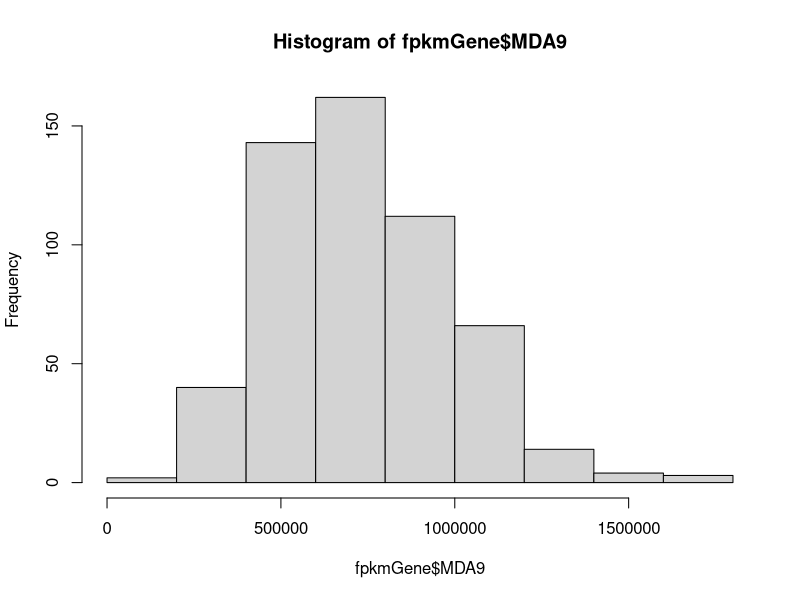
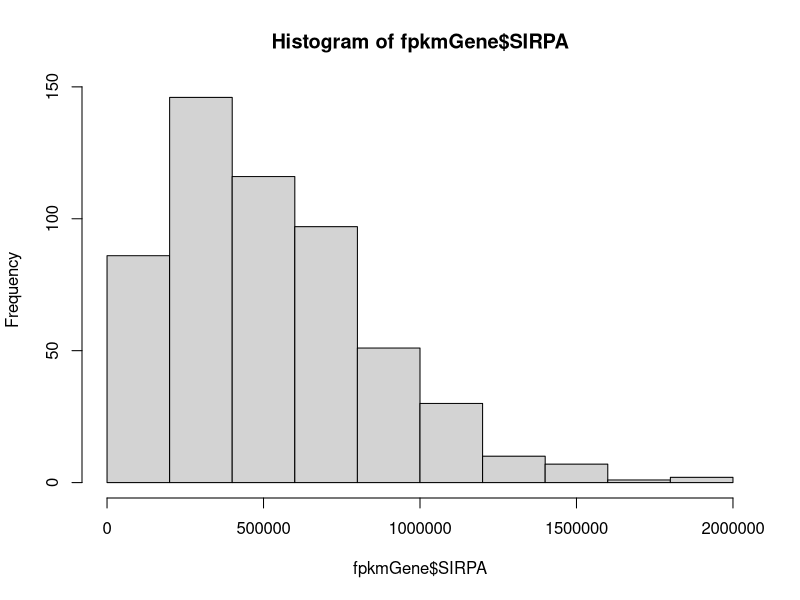
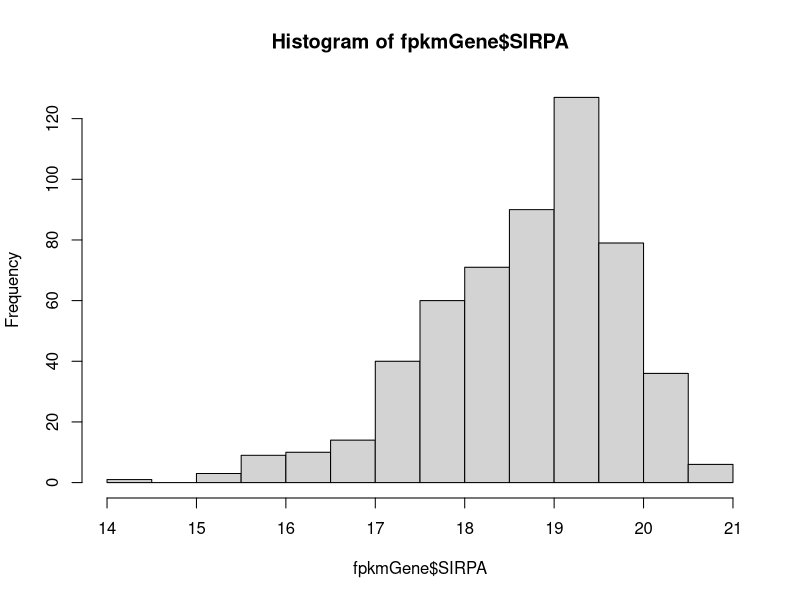
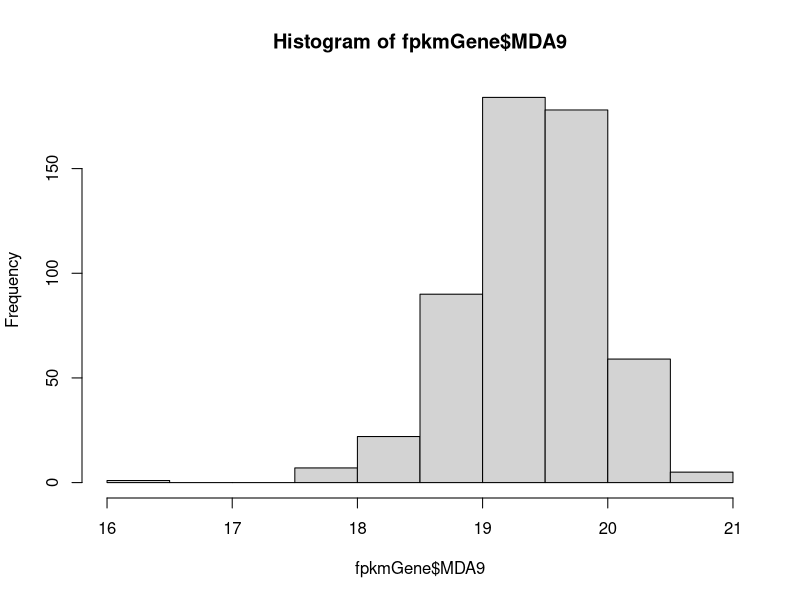
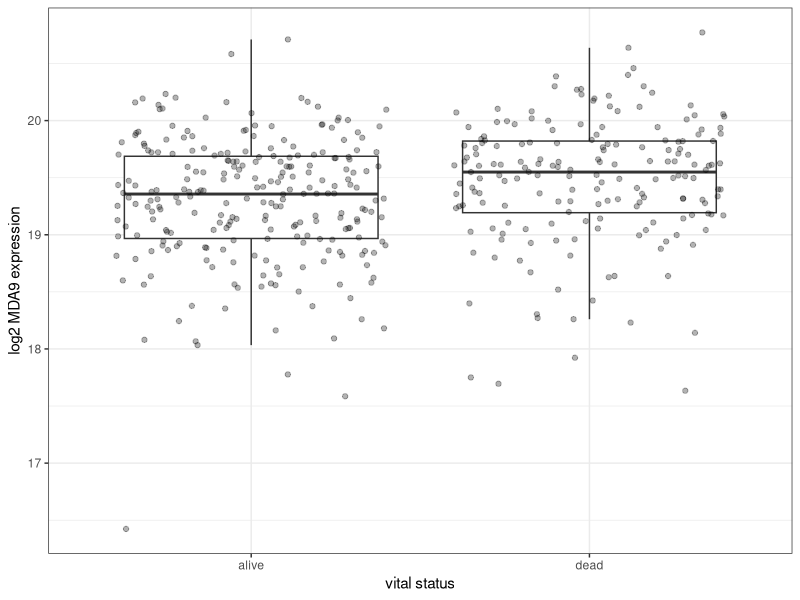

Generate these figures, in order, with R: (Note: this script raises an error after producing the figures.)
#### head and neck expression analysis ####

# load packages
library(dplyr)
library(ggplot2)
library(survminer)
library(survival)
library(viridis)

#### data pre-processing ####

# read in saved data
fpkmGene <- read.table("targetGeneHNSCC.csv")
# see all metadata
colnames(fpkmGene)
# view untransformed distribution
hist(fpkmGene$MDA9) # very slightly left skewed
hist(fpkmGene$SIRPA) # slightly left skewed
# save untransformed data
fpkmGeneNolog <- fpkmGene

# log transform genes
fpkmGene[1:12] <- fpkmGene[1:12] + 1 # add one pseudo count to all counts to remove zeros
fpkmGene[1:12] <- log2(fpkmGene[1:12]) # apply log2 transformation
hist(fpkmGene$SIRPA) 
hist(fpkmGene$MDA9) 

# assessing clinical data
table(fpkmGene$shortLetterCode) # 44 NT, 2 TM, 500 TP
table(fpkmGene$race) # 49 AA, 468 white
table(fpkmGene$ethnicity) # 27 HIS, 480 not (some overlap with AA?)

# extract tumor data
tum <- fpkmGene %>%
  filter(shortLetterCode == "TP")
# extracting AA and white who are not HIS
BW_nonhis <- tum %>%
  filter(race == "white" | race == "black or african american") %>%
  filter(ethnicity == "not hispanic or latino")
# extracting whites with known HIS
his_nonhis <- tum %>%
  filter(race == "white") %>%
  filter(ethnicity == "hispanic or latino" | ethnicity == "not hispanic or latino") 

#### MDA-9/Syntenin ####

## high expression in AA is correlated with poor outcome when compared to non-hispanic whites
## compare vital status based on MDA9
t.test(MDA9 ~ vital_status, data=BW_nonhis) # 0.001108
ggplot(BW_nonhis, aes(vital_status, MDA9)) + 
  ylab("log2 MDA9 expression") +
  xlab("vital status") +
  geom_boxplot(outlier.shape = NA) +
  geom_jitter(alpha = 0.3) +
  theme_bw() 
#ggsave("figures/MDA9BW_nonhis_vital_.jpg")

# KM from TCGA biolinks
#TCGAbiolinks::TCGAanalyze_SurvivalKM()

## kaplan meier: days to last followup, comparing AA and CA
# remove missing data 
BW_nonhis_follow <- BW_nonhis %>%
  filter(!is.na(days_to_last_follow_up)) 
BW_nonhis_follow <- BW_nonhis_follow %>% 
  mutate(vital = (as.numeric(vital_status)) - 1)
# fit model
BW_nonhis_follow_fit <- survfit(Surv(days_to_last_follow_up, 
                    vital) ~ race, 
               data = BW_nonhis_follow)
ggsurvplot(BW_nonhis_follow_fit, data = BW_nonhis_follow, 
           risk.table = TRUE,
           pval = TRUE,
           pval.method = TRUE,
           pval.coord = c(1600, 0.8),
           pval.method.coord = c(1600, 0.9),
           conf.int = TRUE,
           xlim = c(0, 2000),
           break.time.by = 500,
           ggtheme = theme_minimal(),
           risk.table.y.text.col = T,
           risk.table.y.text = FALSE)

## kaplan meier: days to death, comparing AA and CA (better than days to last followup)
# remove missing data 
BW_nonhis_death <- BW_nonhis %>%
  filter(!is.na(days_to_death)) 
BW_nonhis_death <- BW_nonhis_death %>% 
  mutate(vital = (as.numeric(vital_status)) - 1)
# fit model
BW_nonhis_death_fit <- survfit(Surv(days_to_death, 
                         vital) ~ race, 
                    data = BW_nonhis_death)
ggsurvplot(BW_nonhis_death_fit, 
           data = BW_nonhis_death, 
           risk.table = TRUE,
           pval = TRUE,
           pval.method = TRUE,
           pval.coord = c(2000, 0.8),
           pval.method.coord = c(2000, 0.9),
           conf.int = TRUE,
           xlim = c(0, 3000),
           break.time.by = 500,
           xlab = "days to death",
           ggtheme = theme_bw(),
           risk.table.y.text.col = T,
           risk.table.y.text = FALSE,
           legend.labs = c("AA", "CA"))
#ggsave("figures/AA_CA_days_to_death.jpeg") # width 700, height 525
# splitting into high and low gene expression
BW_nonhis_death <- BW_nonhis_death %>%
  mutate(mda9_hl = MDA9 > median(MDA9))
BW_nonhis_death$mda9_hl[BW_nonhis_death$mda9_hl == TRUE] <- "high"
BW_nonhis_death$mda9_hl[BW_nonhis_death$mda9_hl == FALSE] <- "low"
# high and low gene expression
BW_nonhis_death_mda9_fit <- survfit(Surv(days_to_death, vital) ~ mda9_hl, 
                                         data = BW_nonhis_death)
ggsurvplot(BW_nonhis_death_mda9_fit, 
           data = BW_nonhis_death, 
           risk.table = TRUE,
           pval = TRUE,
           pval.method = TRUE,
           pval.coord = c(2000, 0.8),
           pval.method.coord = c(2000, 0.9),
           conf.int = TRUE,
           xlim = c(0, 3000),
           break.time.by = 500,
           xlab = "days to death",
           ggtheme = theme_bw(),
           risk.table.y.text.col = TRUE,
           risk.table.y.text = FALSE,
           legend.labs = c("high", "low")
           )
#ggsave("figures/days_to_death_MDA9.jpg")
# AA vs CA, high and low gene expression
BW_nonhis_death_mda9_fit <- survfit(Surv(days_to_death, vital) ~ mda9_hl + race, 
                                    data = BW_nonhis_death)
ggsurvplot(BW_nonhis_death_mda9_fit, 
           data = BW_nonhis_death, 
           palette = c("#a6cee3", "#1f78b4", "#b2df8a", "#33a02c"),
           risk.table = TRUE,
           pval = TRUE,
           pval.method = TRUE,
           pval.coord = c(2000, 0.8),
           pval.method.coord = c(2000, 0.9),
           conf.int = TRUE,
           xlim = c(0, 3000),
           break.time.by = 500,
           xlab = "days to death",
           ggtheme = theme_minimal(),
           risk.table.y.text.col = TRUE,
           risk.table.y.text = FALSE, 
           legend.labs = c("AA, high", "CA, high", "AA, low", "CA, low"))
#ggsave("figures/AA_CA_days_to_death_MDA9.jpg")

# high expression in HIS is correlated with poor outcome when compared to non-hispanic whites
# vital status
t.test(MDA9 ~ vital_status, data=his_nonhis) # 0.004231
ggplot(his_nonhis, aes(vital_status, MDA9)) + 
  ylab("log2 MDA9 expression") +
  xlab("vital status") +
  geom_boxplot(outlier.shape = NA) +
  geom_jitter(alpha = 0.3) +
  theme_bw() 
#ggsave("figures/MDA9his_nonhis_vital.jpg")

#### SIRPA: not needed right now ####

# high expression in AA is correlated with poor outcome when compared to non-hispanic whites
t.test(SIRPA ~ vital_status, data=BW_nonhis) # 0.3977
ggplot(BW_nonhis, aes(vital_status, SIRPA)) + 
  ylab("log2 MDA9 expression") +
  xlab("vital status") +
  geom_boxplot(outlier.shape = NA) +
  geom_jitter(alpha = 0.3) +
  theme_bw() 
